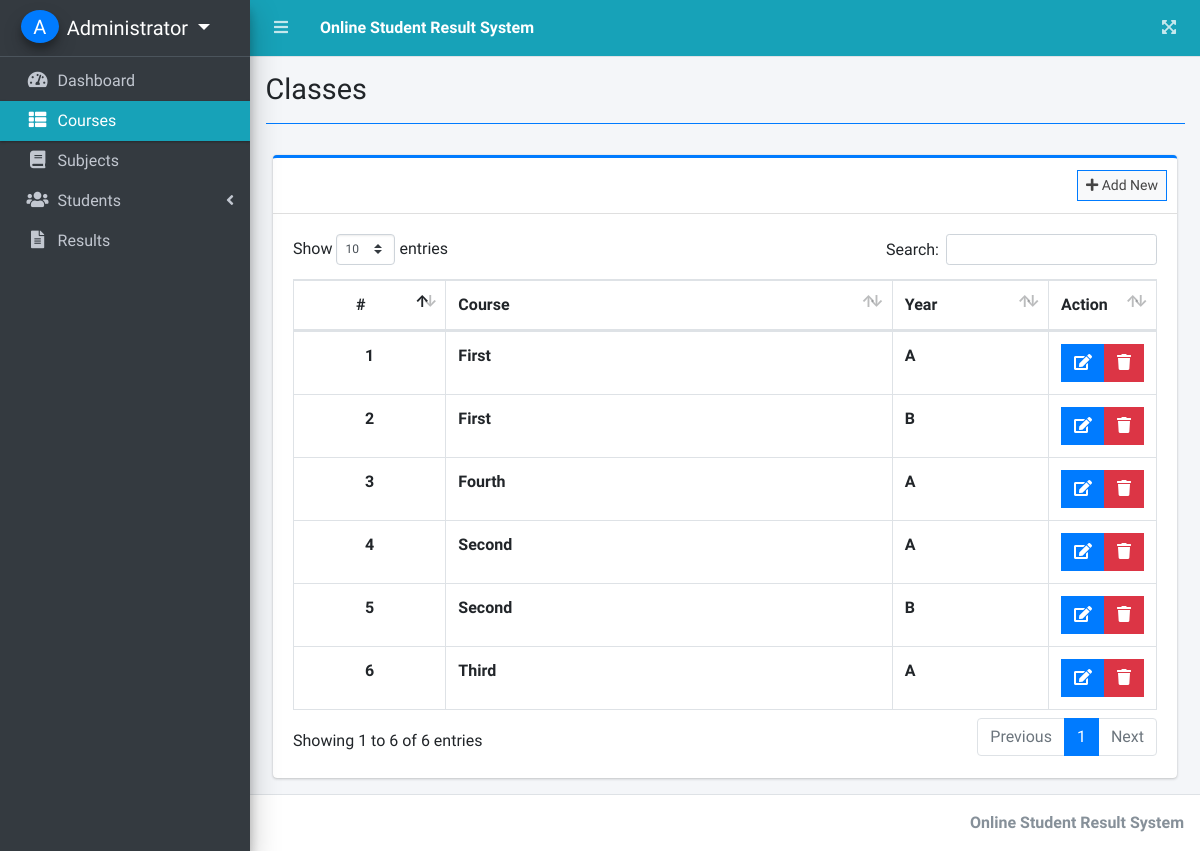
Before: /index.php?page=classes (signed in) with the older database file.
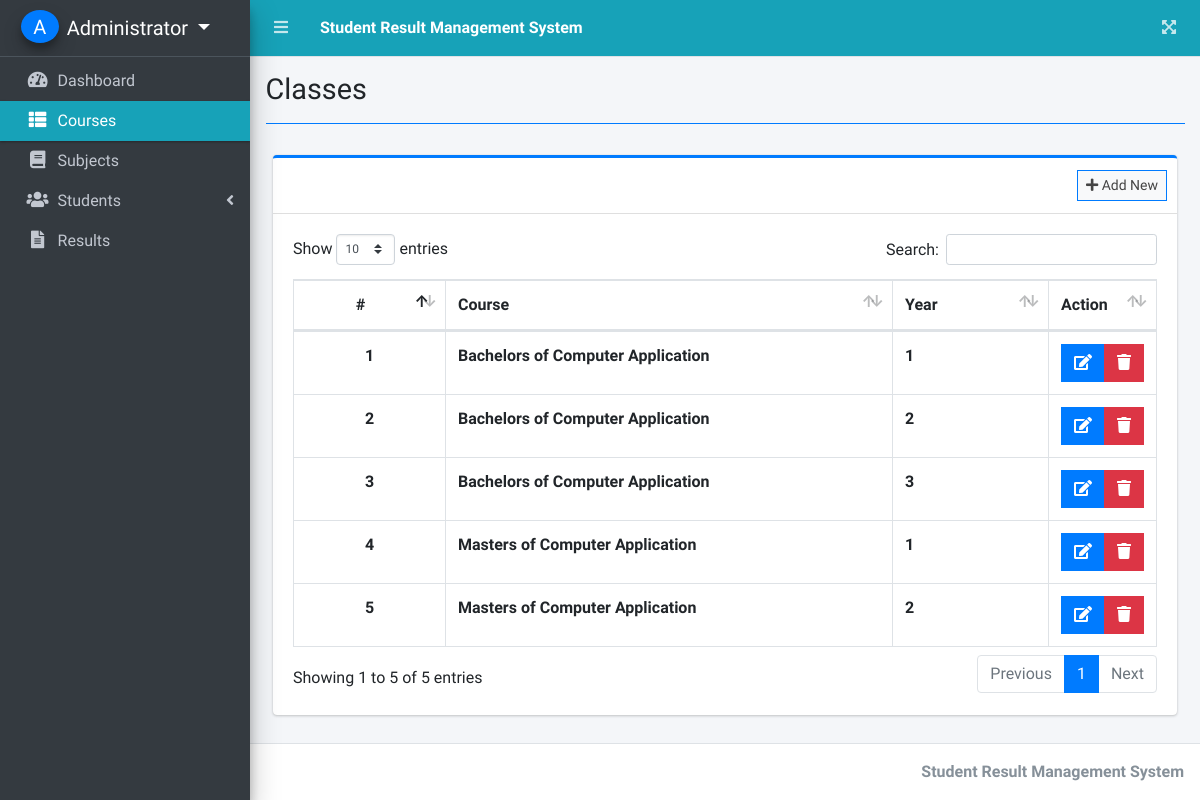
After: the same page with the newer database file.
### tables this page shows
CREATE TABLE `classes` (
  `id` int(30) NOT NULL,
  `level` varchar(200) NOT NULL,
  `section` varchar(200) NOT NULL,
  `date_created` datetime NOT NULL DEFAULT current_timestamp()
);

### classes.php (the view, shortened to what this page needs)
<?php include'db_connect.php' ?>
<div class="col-lg-12">
	<div class="card card-outline card-primary">
		<div class="card-header">
			<div class="card-tools">
				<a class="btn btn-block btn-sm btn-default btn-flat border-primary new_class" href="javascript:void(0)"><i class="fa fa-plus"></i> Add New</a>
			</div>
		</div>
		<div class="card-body">
			<table class="table table-hover table-bordered" id="list">
				<colgroup>
					<col width="20%">
					<col width="60%">
					<col width="20%">
				</colgroup>
				<thead>
					<tr>
						<th class="text-center">#</th>
						<th>Course</th>
						<th>Year</th>
						<th>Action</th>
					</tr>
				</thead>
				<tbody>
					<?php
					$i = 1;
					$qry = $conn->query("SELECT * FROM classes order by level asc, section asc ");
					while($row= $qry->fetch_assoc()):
					?>
					<tr>
						<th class="text-center"><?php echo $i++ ?></th>
						<td><b><?php echo $row['level'] ?></b></td>
						<td><b><?php echo $row['section'] ?></b></td>
						<td class="text-center">
		                    <div class="btn-group">
		                        <a href="javascript:void(0)" data-id='<?php echo $row['id'] ?>' class="btn btn-primary btn-flat manage_class">
		                          <i class="fas fa-edit"></i>
		                        </a>
		                        <button type="button" class="btn btn-danger btn-flat delete_class" data-id="<?php echo $row['id'] ?>">
		                          <i class="fas fa-trash"></i>
		                        </button>
	                      </div>
						</td>
					</tr>
				<?php endwhile; ?>
				</tbody>
			</table>
		</div>
	</div>
</div>

### index.php (shortened to what this page needs)
<!DOCTYPE html>
<html lang="en">
<?php
	include 'header.php'
?>
<body class="hold-transition sidebar-mini layout-fixed layout-navbar-fixed layout-footer-fixed">
<div class="wrapper">
  <?php include 'topbar.php' ?>
  <?php include 'sidebar.php' ?>
  <div class="content-wrapper">
    <div class="content-header">
      <div class="container-fluid">
        <div class="row mb-2">
          <div class="col-sm-6">
            <h1 class="m-0"><?php echo $title ?></h1>
          </div>
        </div>
            <hr class="border-primary">
      </div>
    </div>
    <section class="content">
      <div class="container-fluid">
         <?php
            $page = isset($_GET['page']) ? $_GET['page'] : 'home';
            if(!file_exists($page.".php")){
                include '404.html';
            }else{
            include $page.'.php';
            }
          ?>
      </div>
    </section>
  </div>
  <footer class="main-footer">
    <div class="float-right d-none d-sm-inline-block">
      <b><?php echo $_SESSION['system']['name'] ?></b>
    </div>
  </footer>
</div>
</body>
</html>

### header.php (shortened to what this page needs)
<head>
  <?php
  $title = isset($_GET['page']) ? ucwords(str_replace("_", ' ', $_GET['page'])) : "Home";
  $title = str_replace("Persons Companies","Persons/Companies",$title);
  ?>
  <link rel="stylesheet" href="assets/plugins/fontawesome-free/css/all.min.css">
  <link rel="stylesheet" href="assets/plugins/overlayScrollbars/css/OverlayScrollbars.min.css">
  <link rel="stylesheet" href="assets/plugins/datatables-bs4/css/dataTables.bootstrap4.min.css">
  <link rel="stylesheet" href="assets/plugins/datatables-responsive/css/responsive.bootstrap4.min.css">
  <link rel="stylesheet" href="assets/plugins/datatables-buttons/css/buttons.bootstrap4.min.css">
  <link rel="stylesheet" href="assets/plugins/select2/css/select2.min.css">
  <link rel="stylesheet" href="assets/plugins/select2-bootstrap4-theme/select2-bootstrap4.min.css">
  <link rel="stylesheet" href="assets/plugins/sweetalert2-theme-bootstrap-4/bootstrap-4.min.css">
  <link rel="stylesheet" href="assets/plugins/toastr/toastr.min.css">
  <link rel="stylesheet" href="assets/plugins/dropzone/min/dropzone.min.css">
  <link rel="stylesheet" href="assets/dist/css/jquery.datetimepicker.min.css">
  <link rel="stylesheet" href="assets/plugins/icheck-bootstrap/icheck-bootstrap.min.css">
  <link rel="stylesheet" href="assets/plugins/bootstrap4-toggle/css/bootstrap4-toggle.min.css">
  <link rel="stylesheet" href="assets/dist/css/adminlte.min.css">
  <link rel="stylesheet" href="assets/dist/css/styles.css">
  <link rel="stylesheet" href="assets/plugins/summernote/summernote-bs4.min.css">
</head>

### topbar.php (shortened to what this page needs)
<nav class="main-header navbar navbar-expand navbar-info navbar-dark ">
  <ul class="navbar-nav">
    <?php if(isset($_SESSION['login_id'])): ?>
    <li class="nav-item">
      <a class="nav-link" data-widget="pushmenu" href="" role="button"><i class="fas fa-bars"></i></a>
    </li>
  <?php endif; ?>
    <li>
      <a class="nav-link text-white"  href="./" role="button"> <large><b><?php echo $_SESSION['system']['name'] ?></b></large></a>
    </li>
  </ul>
  <ul class="navbar-nav ml-auto">
    <li class="nav-item">
      <a class="nav-link" data-widget="fullscreen" href="#" role="button">
        <i class="fas fa-expand-arrows-alt"></i>
      </a>
    </li>
  </ul>
</nav>

### sidebar.php (shortened to what this page needs)
<aside class="main-sidebar sidebar-dark-info elevation-4">
  <div class="dropdown">
 	<a href="javascript:void(0)" class="brand-link dropdown-toggle" data-toggle="dropdown" aria-expanded="true">
      <?php if(empty($_SESSION['login_avatar'])): ?>
      <span class="brand-image img-circle elevation-3 d-flex justify-content-center align-items-center bg-primary text-white font-weight-500" style="width: 38px;height:50px"><?php echo strtoupper(substr($_SESSION['login_firstname'], 0,1).substr($_SESSION['login_lastname'], 0,1)) ?></span>
      <?php else: ?>
        <span class="image">
          <img src="../assets/uploads/<?php echo $_SESSION['login_avatar'] ?>" style="width: 38px;height:38px" class="img-circle elevation-2" alt="User Image">
        </span>
      <?php endif; ?>
      <span class="brand-text font-weight-light"><?php echo ucwords($_SESSION['login_firstname'].' '.$_SESSION['login_lastname']) ?></span>
    </a>
  </div>
  <div class="sidebar">
    <nav class="mt-2">
      <ul class="nav nav-pills nav-sidebar flex-column nav-flat" data-widget="treeview" role="menu" data-accordion="false">
        <li class="nav-item dropdown">
          <a href="./" class="nav-link nav-home">
            <i class="nav-icon fas fa-tachometer-alt"></i>
            <p>
              Dashboard
            </p>
          </a>
        </li>
        <li class="nav-item dropdown">
          <a href="./index.php?page=classes" class="nav-link nav-classes">
            <i class="nav-icon fas fa-th-list"></i>
            <p>
              Courses
            </p>
          </a>
        </li>
        <li class="nav-item dropdown">
          <a href="./index.php?page=subjects" class="nav-link nav-subjects">
            <i class="nav-icon fas fa-book"></i>
            <p>
              Subjects
            </p>
          </a>
        </li>
        <li class="nav-item">
          <a href="#" class="nav-link nav-edit_student">
            <i class="nav-icon fas fa-users"></i>
            <p>
              Students
              <i class="right fas fa-angle-left"></i>
            </p>
          </a>
        </li>
         <li class="nav-item dropdown">
          <a href="./index.php?page=results" class="nav-link nav-results nav-new_result nav-edit_result">
            <i class="nav-icon fas fa-file-alt"></i>
            <p>
              Results
            </p>
          </a>
        </li>
      </ul>
    </nav>
  </div>
</aside>

Changed rows visible on the page:
removed classes: level "Third", section "A"
changed classes (number 1 of 5 on the later page): level "Second" → "Bachelors of Computer Application"; section "A" → "1"; moves up the list
changed classes (number 2 of 5 on the later page): level "First" → "Bachelors of Computer Application"; section "B" → "2"
changed classes (number 3 of 5 on the later page): level "Fourth" → "Bachelors of Computer Application"; section "A" → "3"
changed classes (number 4 of 5 on the later page): level "First" → "Masters of Computer Application"; section "A" → "1"; moves down the list
changed classes (number 5 of 5 on the later page): level "Second" → "Masters of Computer Application"; section "B" → "2"
Other visible differences:
$_SESSION['system']['name']: "Online Student Result System" → "Student Result Management System"
text written by a page script: "Show entries Search: Showing 1 to 6 of 6 entries Previous 1 Next" → "Show entries Search: Showing 1 to 5 of 5 entries Previous 1 Next"
